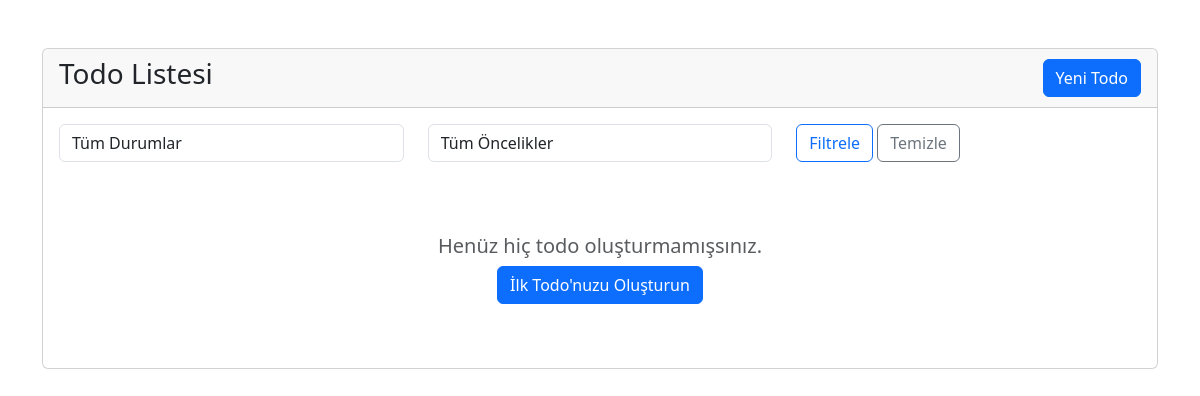
The app's page /todos/ (signed in), older data.
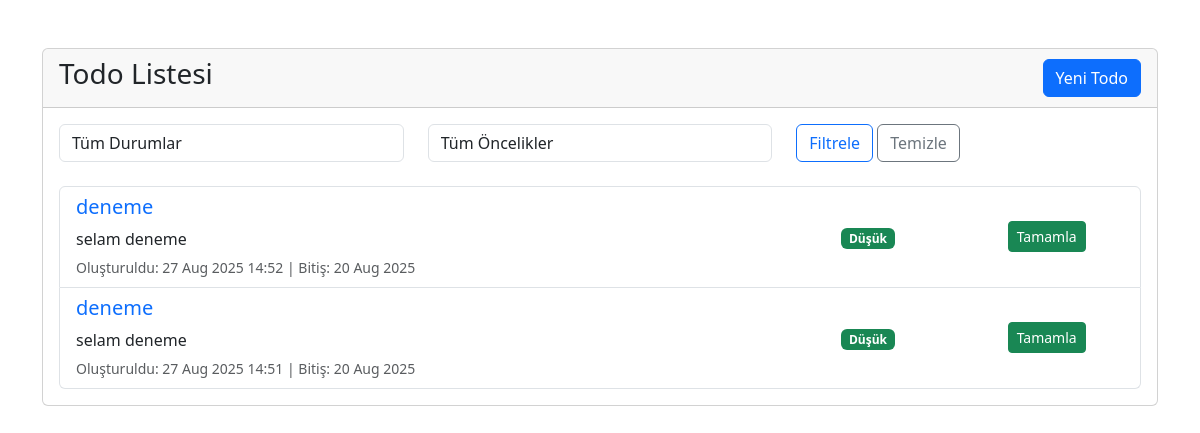
The same page, newer data.
### todo/models.py (models this page shows, shortened)
class Todo(models.Model):
    STATUS_CHOICES = [
        ('pending', 'Bekliyor'),
        ('completed', 'Tamamlandı'),
    ]
    PRIORITY_CHOICES = [
        ('low', 'Düşük'),
        ('medium', 'Orta'),
        ('high', 'Yüksek'),
    ]
    user = models.ForeignKey(User, on_delete=models.CASCADE)
    title = models.CharField(max_length=200)
    description = models.TextField(blank=True)
    status = models.CharField(max_length=20, choices=STATUS_CHOICES, default='pending')
    priority = models.CharField(max_length=20, choices=PRIORITY_CHOICES, default='medium')
    created_at = models.DateTimeField(auto_now_add=True) # Sadece ilk oluşturma sırasında
    due_date = models.DateField(null=True, blank=True) # Son tarih bitiş gibi
    class Meta:
        ordering = ['-created_at'] # Yeni önceliği belirler zamana göre işimizi kolaylaştırı.

### todo/views.py (the view)
# urls.py: path('todos/', views.todo_list, name='todo_list'),
@login_required
def todo_list(request):
    todos = Todo.objects.filter(user=request.user)
    status_filter = request.GET.get('status', '')
    priority_filter = request.GET.get('priority', '')
    page_number = request.GET.get('page', 1)
    if status_filter:
        todos = todos.filter(status=status_filter)
    if priority_filter:
        todos = todos.filter(priority=priority_filter)
    paginator = Paginator(todos, 10)  # Sayfa başına 10 todo göster
    page_obj = paginator.get_page(page_number)
    context = {
        'todos': todos,
        'page_obj': page_obj,
        'status_filter': status_filter,
        'priority_filter': priority_filter,
    }
    return render(request, 'todo/todo_list.html', context)

### todo/templates/todo/todo_list.html (shortened to what this page needs)
{% extends 'index.html' %}
{% block content %}
<div class="container mt-5">
    <div class="row">
        <div class="col-md-12">
            <div class="card">
                <div class="card-header d-flex justify-content-between align-items-center">
                    <h3>Todo Listesi</h3>
                    <a href="{% url 'todo_create' %}" class="btn btn-primary">Yeni Todo</a>
                </div>
                <div class="card-body">
                    <form method="get" class="mb-4">
                        <div class="row">
                            <div class="col-md-4">
                                <select name="status" class="form-control">
                                    <option value="">Tüm Durumlar</option>
                                </select>
                            </div>
                            <div class="col-md-4">
                                <select name="priority" class="form-control">
                                    <option value="">Tüm Öncelikler</option>
                                </select>
                            </div>
                            <div class="col-md-4">
                                <button type="submit" class="btn btn-outline-primary">Filtrele</button>
                                <a href="{% url 'todo_list' %}" class="btn btn-outline-secondary">Temizle</a>
                            </div>
                        </div>
                    </form>
                    {% if todos %}
                        <div class="list-group">
                            {% for todo in todos %}
                                <div class="list-group-item">
                                    <div class="row align-items-center">
                                        <div class="col-md-8">
                                            <h5>
                                                <a href="{% url 'todo_detail' todo.id %}" class="text-decoration-none">
                                                    {{ todo.title }}
                                                </a>
                                            </h5>
                                            <p class="mb-1">{{ todo.description|truncatewords:15 }}</p>
                                            <small class="text-muted">
                                                Oluşturuldu: {{ todo.created_at|date:"d M Y H:i" }}
                                                {% if todo.due_date %}
                                                    | Bitiş: {{ todo.due_date|date:"d M Y" }}
                                                {% endif %}
                                            </small>
                                        </div>
                                        <div class="col-md-2 text-center">
                                            <span class="badge bg-{% if todo.priority == 'high' %}danger{% elif todo.priority == 'medium' %}warning{% else %}success{% endif %}">
                                                {{ todo.get_priority_display }}
                                            </span>
                                        </div>
                                        <div class="col-md-2 text-center">
                                            <form method="post" action="{% url 'todo_update_status' todo.id %}" class="d-inline">
                                                {% if todo.status == 'pending' %}
                                                    <button type="submit" class="btn btn-success btn-sm">Tamamla</button>
                                                {% else %}
                                                    <input type="hidden" name="status" value="pending">
                                                    <button type="submit" class="btn btn-warning btn-sm">Geri Al</button>
                                                {% endif %}
                                            </form>
                                        </div>
                                    </div>
                                </div>
                            {% endfor %}
                        </div>
                    {% else %}
                        <div class="text-center py-5">
                            <h5 class="text-muted">Henüz hiç todo oluşturmamışsınız.</h5>
                            <a href="{% url 'todo_create' %}" class="btn btn-primary">İlk Todo'nuzu Oluşturun</a>
                        </div>
                    {% endif %}
                </div>
            </div>
        </div>
    </div>
</div>
{% endblock %}

### templates/index.html (shortened to what this page needs)
<!DOCTYPE html>
<html lang="en">
<head>
    <link rel="stylesheet" href="https://cdnjs.cloudflare.com/ajax/libs/bootstrap/5.3.7/css/bootstrap.min.css" />
    <link rel="stylesheet" href="https://cdnjs.cloudflare.com/ajax/libs/font-awesome/6.0.0/css/all.min.css" />
</head>
<body>
    {% block content %}
    {% endblock %}
</body>
</html>

Row changes from the older to the newer data that the page shows:
added Todo: title "deneme", description "selam deneme", created_at "27 Aug 2025 14:52", due_date "20 Aug 2025", priority "Düşük", status "Tamamla"
added Todo: title "deneme", description "selam deneme", created_at "27 Aug 2025 14:51", due_date "20 Aug 2025", priority "Düşük", status "Tamamla"
Text that changed along with them:
text no longer shown: "Henüz hiç todo oluşturmamışsınız. İlk Todo'nuzu Oluşturun"
